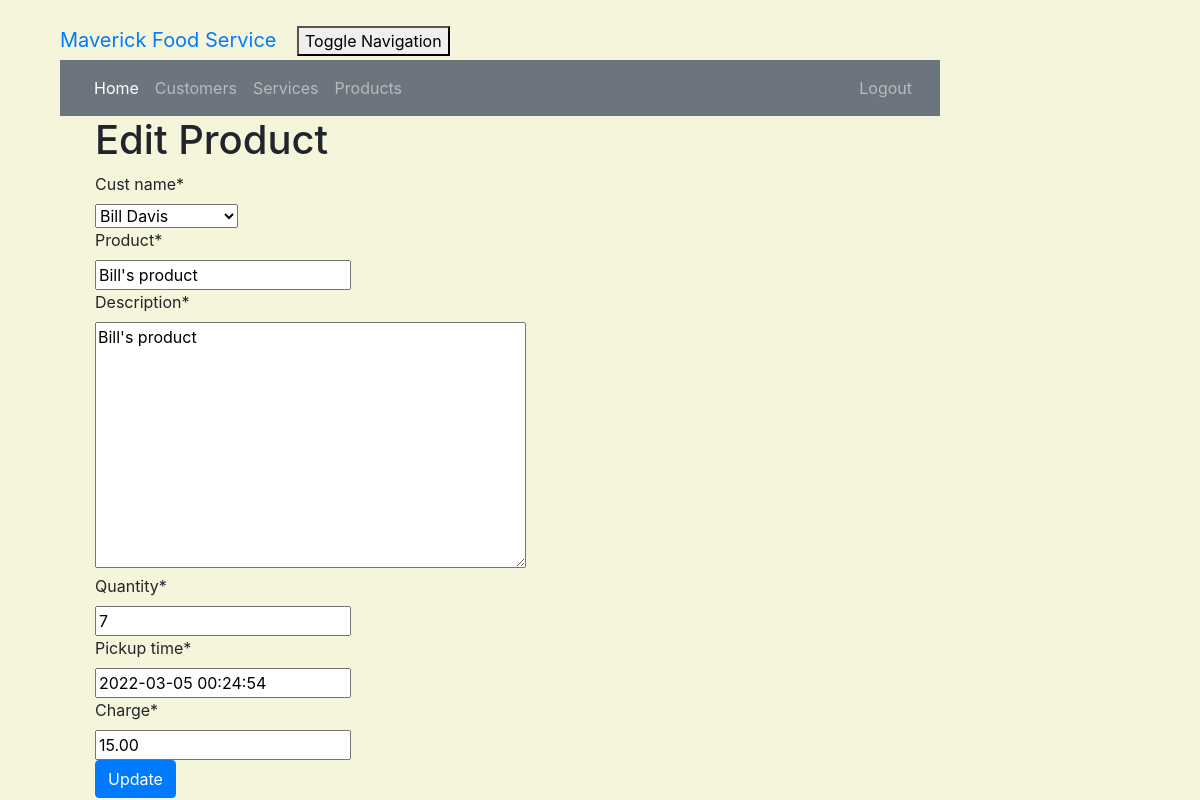
The app's page /product/2/edit/ (signed in) with its own data.
### crm/models.py (models this page shows, shortened)
class Customer(models.Model):
    cust_name = models.CharField(max_length=50)
    email = models.EmailField(max_length=100)
    phone = models.CharField(max_length=20)
    bldgroom = models.CharField(max_length=100)
    address = models.CharField(max_length=200)
    city = models.CharField(max_length=50)
    state = models.CharField(max_length=50)
    zipcode = models.CharField(max_length=10)
    organization = models.CharField(max_length=100)
    role = models.CharField(max_length=100)
    def __str__ (self):
        return self.cust_name

class Product(models.Model):
    cust_name = models.ForeignKey(Customer, on_delete=models.CASCADE, related_name='products')
    product = models.CharField(max_length=100)
    description = models.TextField()
    quantity = models.IntegerField()
    pickup_time = models.DateTimeField(
        default=timezone.now)
    charge = models.DecimalField(max_digits=10, decimal_places=2)
    created_date = models.DateTimeField(
        default=timezone.now)
    updated_date = models.DateTimeField(auto_now_add=True)

### crm/views.py (the view)
# urls.py: path('product/<int:pk>/edit/', views.product_edit, name="product_edit"),
@login_required
def product_edit(request, pk):
    product = get_object_or_404(Product, pk=pk)
    if request.method == "POST":
        form = ProductForm(request.POST, instance=product)
        if form.is_valid():
            product = form.save(commit=False)
            product.updated_date = timezone.now()
            product.save()
            product = Product.objects.filter()
            return render(request, 'crm/product_list.html',
                          {'products': product})
    else:
        form = ProductForm(instance=product)
    return render(request, 'crm/product_edit.html', {'form': form})

### crm/forms.py
class ProductForm(forms.ModelForm):
    class Meta:
        model = Product
        fields = ("cust_name", "product", "description", "quantity", "pickup_time", 'charge')

### crm/templates/crm/product_edit.html (shortened to what this page needs)
<!DOCTYPE html>
<html lang="en">
{% extends 'crm/base.html' %}
{% load crispy_forms_tags %}
{% block content %}
    <h1>Edit Product</h1>
    <form method="POST" class="product-form">{% csrf_token %}
        {{ form|crispy }}
        <button type="submit" class="btn btn-primary">Update</button>
    </form>
{% endblock %}

### crm/static/css/portfolio.css (style rules this page uses)
body { padding-left: 45px; padding-right: 45px; padding-top: 20px; }

### crm/templates/crm/product_edit.html (style rules this page uses)
body { background-color: beige; }

### records on screen
Customer: cust_name "Bill Davis"
Product: product "Bill's product", description "Bill's product", quantity "7", pickup_time "2022-03-05 00:24:54", charge "15.00"
